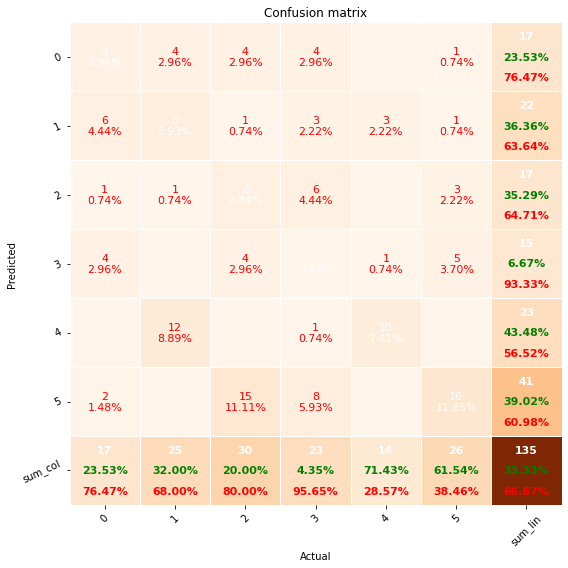

The script that drew this image:
#pip install pretty_confusion_matrix

from IPython.core.display import Pretty
#Data
import pandas as pd 
import numpy as np

#Wavelet Transform 
import pywt

#Train and Test Split
from sklearn.model_selection import train_test_split

#CNN and LSTM Model
import keras 
from keras.models import Sequential, Model
from tensorflow.keras.optimizers import Adam
from keras.layers import Conv1D, LSTM, Input, MaxPool1D, MaxPooling1D, Dropout, AvgPool1D, Reshape, Concatenate, Dense, Flatten

#Metrics
from sklearn.metrics import confusion_matrix, recall_score, precision_score

#Visualization 
import seaborn as sns
import matplotlib.pyplot as plt
from pretty_confusion_matrix import pp_matrix

#Import Data
x1 = pd.read_csv('https://github.com/ascdavia/TCC_Engenharia_de_Controle_e_Automacao/blob/main/Database/sEMG_Basic_Hand_movements_upatras_csv_files/Database_1/df1_mov_all.csv?raw=true', compression = None)
x = x1.drop(x1.columns[0], axis=1)

#Reshape
x = x.values.reshape(x.shape[0], x.shape[1], 1)

#Labels
base = np.ones((150,1), dtype=np.int64)
m_cyl = base*0
m_hook = base*1
m_lat = base*2
m_palm = base*3
m_spher = base*4
m_tip = base*5

y = np.vstack([m_cyl,m_hook,m_lat,m_palm,m_spher,m_tip])
#y = pd.DataFrame(y)

#Train, test and validation split
x_train, x_aux, y_train, y_aux = train_test_split(x,y, test_size=0.30, random_state=42)
x_val, x_test, y_val, y_test = train_test_split(x_aux, y_aux, test_size=0.50, random_state=23)

#LSTM Model

lstm_size = 6          # 3 times the amount of channels
lstm_layers = 1        # Number of layers
lr = 0.0001
batch_size = 100
seq_len = 3000
epochs = 150

n_classes = 6
n_channels = 1

opt = Adam(learning_rate=lr)

lstm_model = Sequential()
lstm_model.add(LSTM(lstm_size, input_shape=(seq_len, n_channels), return_sequences=True))
lstm_model.add(LSTM(lstm_size, return_sequences=True))
lstm_model.add(Flatten())
lstm_model.add(Dense(n_classes, activation='softmax'))
#lstm_model.add(Dropout(0.2))
lstm_model.compile(loss='sparse_categorical_crossentropy', optimizer=opt, metrics=['accuracy'])


#Fit LSTM Model

lstm_model.fit(x_train, y_train,
  epochs=epochs, 
  batch_size=batch_size, 
  verbose=True, 
  validation_data=(x_val, y_val))


avaliacao1 = lstm_model.evaluate(x_train,y_train)


pred1 = lstm_model.predict(x_test)
y_pred1 = pred1.argmax(axis=-1)

cm1 = confusion_matrix(y_test, y_pred1)
print(cm1)

qualidade1 = cm1.diagonal()/cm1.sum(axis=1)
desvio1 = np.std(qualidade1)
print('Qualidade:', qualidade1)
print('Desvio:', desvio1)


df_cm1 = pd.DataFrame(cm1, range(6),range(6))
pp_matrix(df_cm1)
